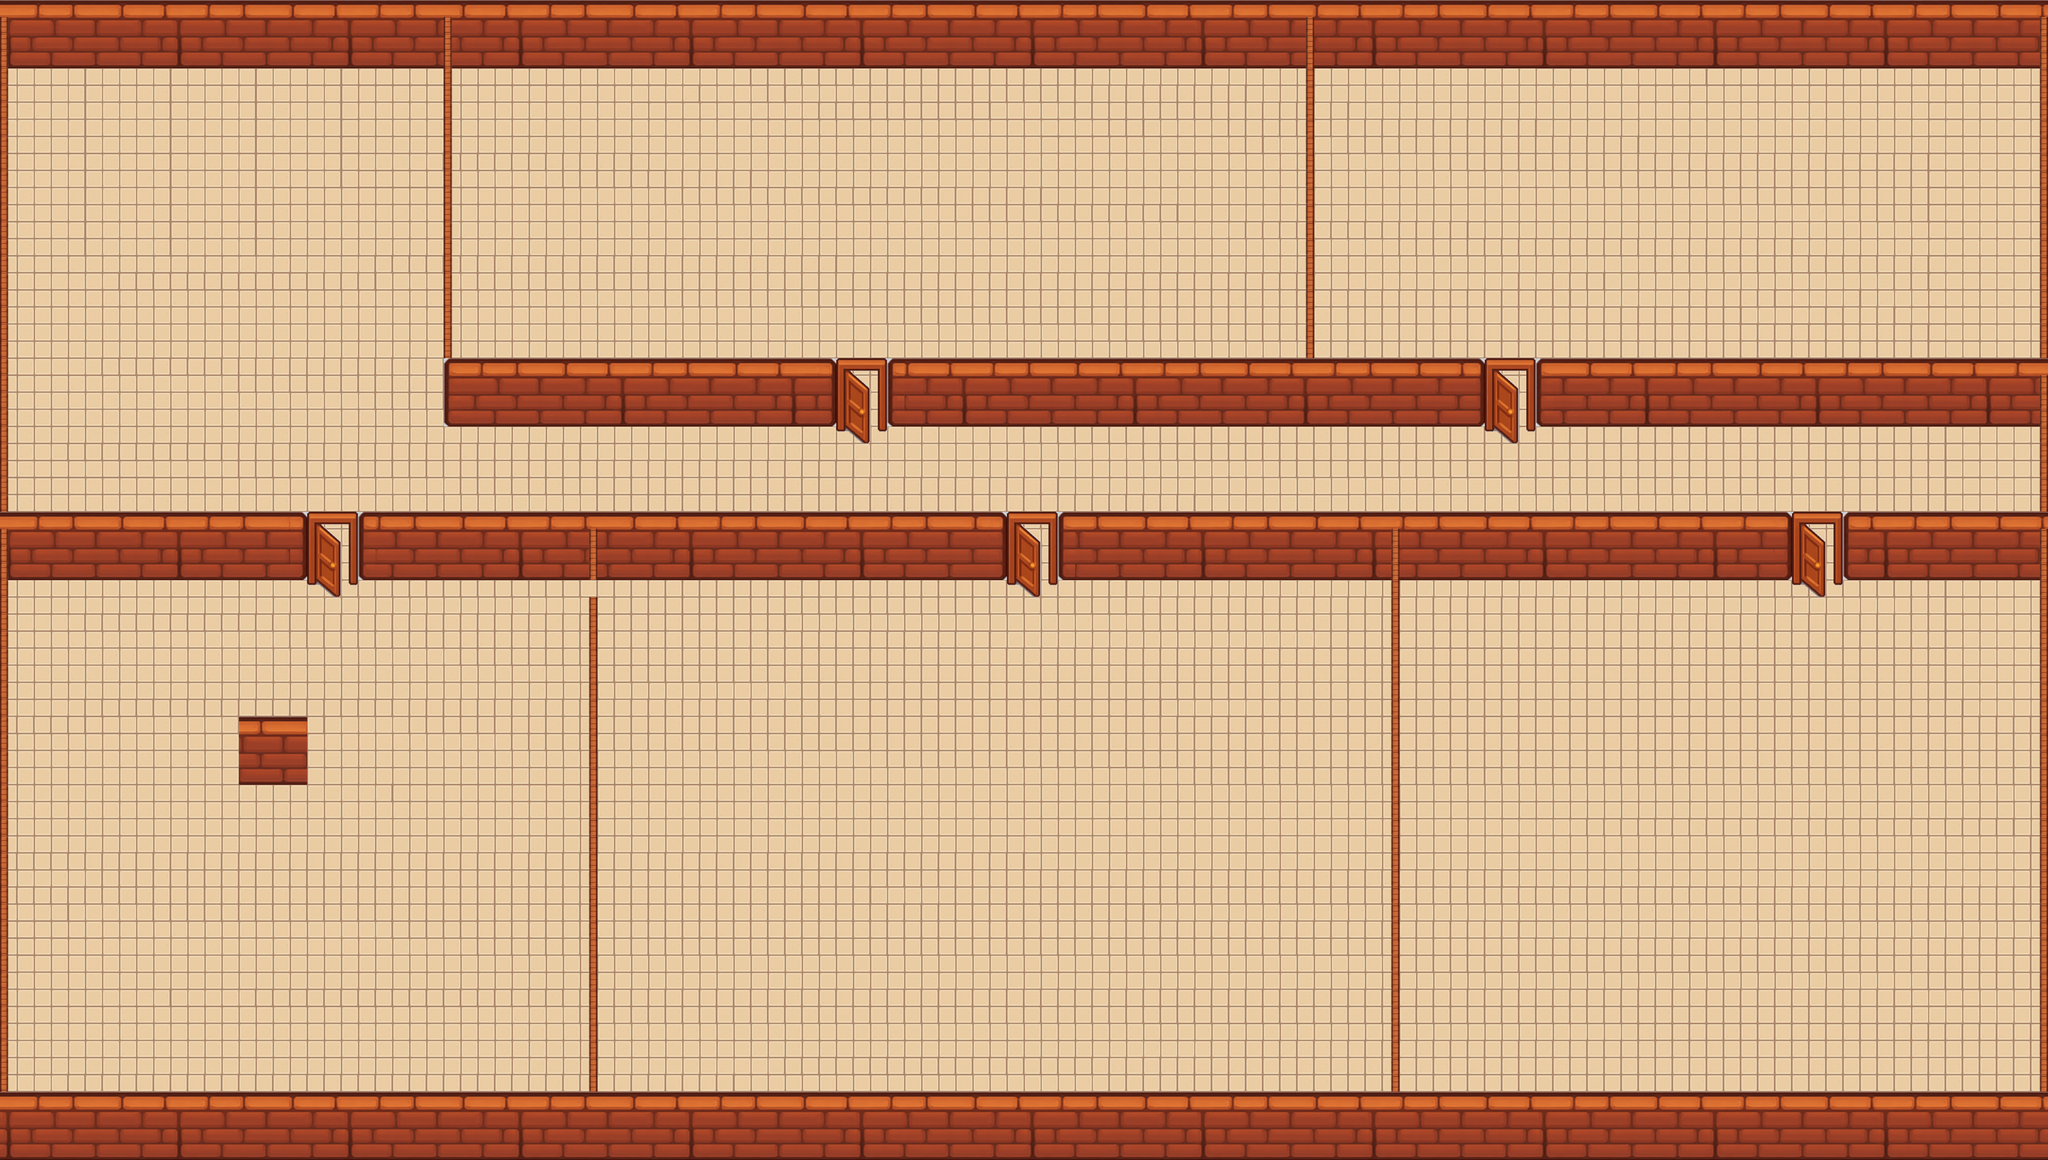

Rendered tile map (Tiled .tmx) drawn with the repository's tilesets; below, a short description and the map source with its tile grids summarised:
An orthogonal 120x68 tile map with 32x32 px tiles, 4 tile layers (pavimento, muri, muri lateriali, porte), 5 tilesets and 16 objects (trigger_quiz).

<map version="1.10" tiledversion="1.11.2" orientation="orthogonal" renderorder="right-down" width="120" height="68" tilewidth="32" tileheight="32" infinite="0" nextlayerid="9" nextobjectid="48">
 <tileset firstgid="1" name="pavimenti" tilewidth="32" tileheight="32" tilecount="20" columns="5">
  <image source="../images/pavimenti.png" width="160" height="128" />
 </tileset>
 <tileset firstgid="21" name="muro_dx" tilewidth="32" tileheight="32" tilecount="2" columns="1">
  <image source="../images/muro_dx.png" width="32" height="64" />
 </tileset>
 <tileset firstgid="23" name="muro_sx" tilewidth="32" tileheight="32" tilecount="2" columns="1">
  <image source="../images/muro_sx.png" width="32" height="64" />
 </tileset>
 <tileset firstgid="25" name="RidimensioneMuro" tilewidth="32" tileheight="32" tilecount="48" columns="12">
  <image source="../images/RidimensioneMuro.png" width="384" height="128" />
 </tileset>
 <tileset firstgid="73" name="porta_aperta" tilewidth="32" tileheight="32" tilecount="15" columns="3">
  <image source="../images/porta_aperta.png" width="96" height="160" />
 </tileset>
 <layer id="1" name="pavimento" width="120" height="68" locked="1">
  <data>[8160 cells, 8156 non-empty, 20 distinct tile ids]</data>
 </layer>
 <layer id="2" name="muri" width="120" height="68">
  <data>[8160 cells, 1974 non-empty, 50 distinct tile ids]</data>
 </layer>
 <layer id="4" name="muri lateriali" width="120" height="68" locked="1">
  <data>[8160 cells, 27 non-empty, 2 distinct tile ids]</data>
 </layer>
 <layer id="8" name="porte" width="120" height="68" locked="1">
  <data>[8160 cells, 75 non-empty, 15 distinct tile ids]</data>
 </layer>
 <objectgroup id="3" name="collisioni" visible="0" locked="1">
  <object id="16" x="1.16667" y="0.5" width="3839.33" height="35.3333" />
  <object id="17" x="3826.5" y="32.5" width="12" height="2143.5" />
  <object id="18" x="0" y="2115" width="3823" height="62" />
  <object id="19" x="-0.5" y="31" width="14" height="2113.5" />
  <object id="20" x="15" y="960.5" width="559.5" height="35.3333" />
  <object id="21" x="672" y="959.5" width="1212.5" height="33" />
  <object id="22" x="1984.5" y="959.5" width="1369.33" height="36" />
  <object id="23" x="3455.5" y="960.5" width="373.5" height="32.3333" />
  <object id="24" x="2880" y="673" width="946.667" height="34.3333" />
  <object id="25" x="1674" y="673.333" width="1106.67" height="34.8333" />
  <object id="26" x="832.333" y="672.667" width="729" height="35" />
  <object id="27" x="832.333" y="28.6667" width="14.3333" height="642.333" />
  <object id="28" x="2449.33" y="30.6667" width="14.6667" height="645.333" />
  <object id="29" x="2608.67" y="989.333" width="14" height="1167.33" />
  <object id="30" x="1106.67" y="967.333" width="13.3333" height="1174.67" />
 </objectgroup>
 <objectgroup id="7" name="objects">
  <object id="47" name="tavolo" type="trigger_quiz" x="449.333" y="1344" width="128" height="126.333" />
 </objectgroup>
</map>